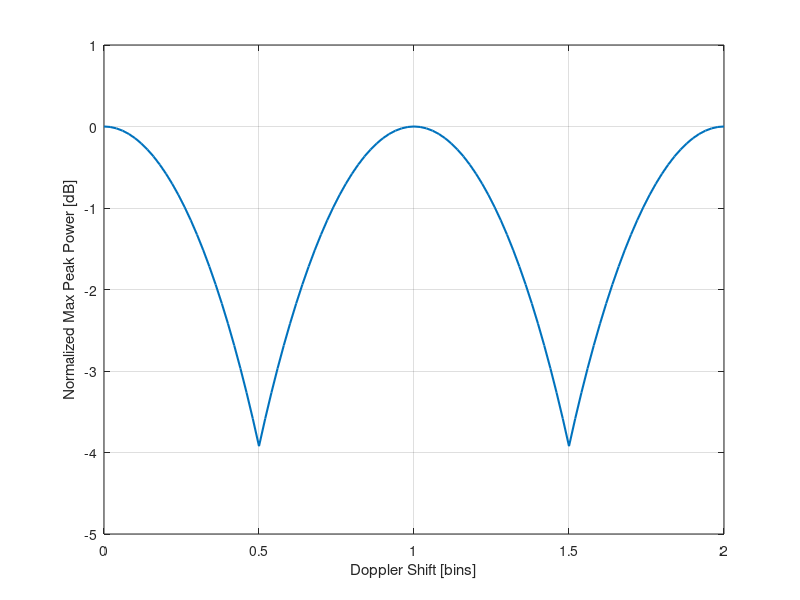

Write MATLAB code to recreate this figure.
%ミクロ評価
%整数倍のビンがドップラーシフトによって小数部に来てしまう場合の電力低下

SF = 12;
N = 2^SF;
Fs = 100000;
BW = 100000;
df = Fs / N;

t = (0:N-1)/Fs;
mu = BW * Fs / N;
tx_chirp = exp(1i * pi * mu * t.^2);
rx_down_chirp = conj(tx_chirp);

fft_ideal = fft(tx_chirp .* rx_down_chirp);
ref_power = max(abs(fft_ideal).^2);

fd_bin_vec = 0:0.02:2;
max_power_dB = zeros(size(fd_bin_vec));

for idx = 1:length(fd_bin_vec)
    fd_bin = fd_bin_vec(idx);
    fd = fd_bin * df;

    rx_signal = tx_chirp .* exp(1i * 2 * pi * fd * t);
    dechirp_signal = rx_signal .* rx_down_chirp;
    fft_signal = fft(dechirp_signal);

    max_power = max(abs(fft_signal).^2);
    max_power_dB(idx) = 10 * log10(max_power / ref_power);
end

figure;
plot(fd_bin_vec, max_power_dB, 'LineWidth', 1.5);
grid on;
xlabel('Doppler Shift [bins]');
ylabel('Normalized Max Peak Power [dB]');
ylim([-5 1]);
